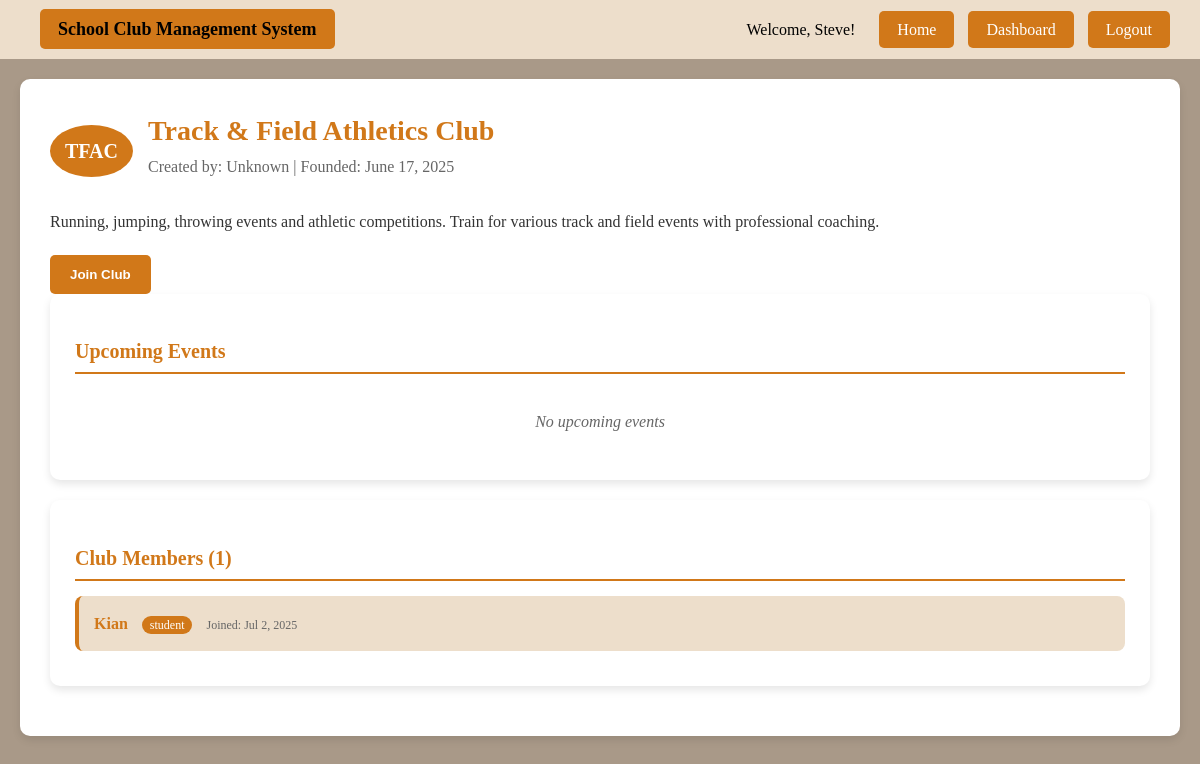
The page /club_details.php?id=15 (signed in) on the database as committed earlier.
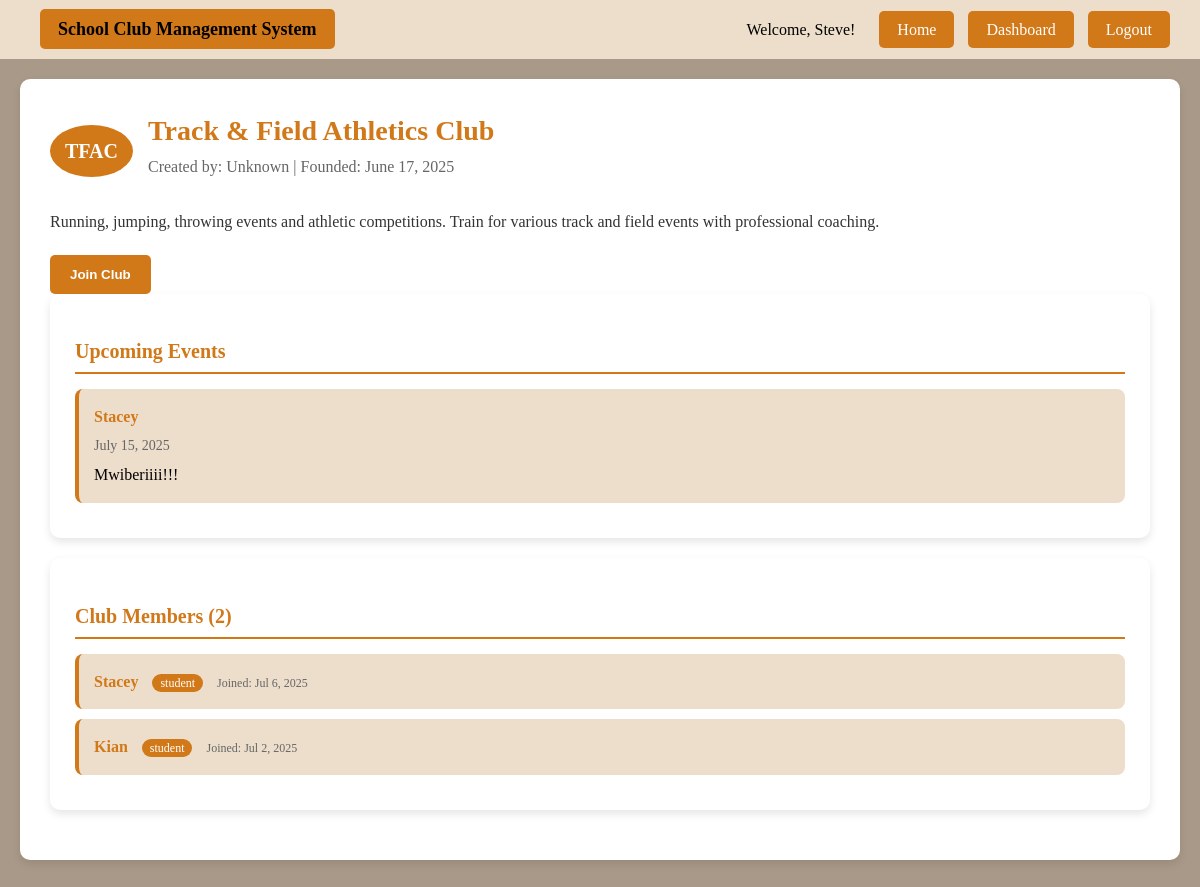
The same page on the database as committed later.
### tables this page shows
CREATE TABLE `memberships` (
  `id` int(11) NOT NULL,
  `user_id` int(11) NOT NULL,
  `club_id` int(11) NOT NULL,
  `status` enum('pending','approved','rejected') DEFAULT 'pending',
  `joined_at` timestamp NOT NULL DEFAULT current_timestamp()
);

CREATE TABLE `users` (
  `id` int(11) NOT NULL,
  `username` varchar(50) NOT NULL,
  `surname` varchar(100) DEFAULT NULL,
  `email` varchar(100) NOT NULL,
  `school_id` varchar(50) NOT NULL,
  `password` varchar(255) NOT NULL,
  `role` enum('student','club_manager','admin') DEFAULT 'student',
  `created_at` timestamp NOT NULL DEFAULT current_timestamp()
);

CREATE TABLE `events` (
  `id` int(11) NOT NULL,
  `club_id` int(11) NOT NULL,
  `title` varchar(150) NOT NULL,
  `description` text DEFAULT NULL,
  `event_date` date DEFAULT NULL,
  `created_at` timestamp NOT NULL DEFAULT current_timestamp()
);

### club_details.php (the view, shortened to what the changed rows need)
<?php
$conn = new mysqli("localhost", "root", "", "ics_project");
$club_id = isset($_GET['id']) ? intval($_GET['id']) : 0;
$club_stmt = $conn->prepare("SELECT c.*, u.username as creator_name FROM clubs c LEFT JOIN users u ON c.created_by = u.id WHERE c.id = ?");
$club_stmt->bind_param("i", $club_id);
$club_stmt->execute();
$club_result = $club_stmt->get_result();
$club = $club_result->fetch_assoc();
$events_stmt = $conn->prepare("SELECT * FROM events WHERE club_id = ? ORDER BY event_date DESC");
$events_stmt->bind_param("i", $club_id);
$events_stmt->execute();
$events_result = $events_stmt->get_result();
$members_stmt = $conn->prepare("SELECT u.username, u.role, m.joined_at FROM memberships m JOIN users u ON m.user_id = u.id WHERE m.club_id = ? ORDER BY m.joined_at DESC");
$members_stmt->bind_param("i", $club_id);
$members_stmt->execute();
$members_result = $members_stmt->get_result();
$user_id = isset($_SESSION['user_id']) ? $_SESSION['user_id'] : 0;
$is_club_patron = false;
if ($user_id > 0) {
    $patron_check = $conn->prepare("SELECT id FROM club_managers WHERE user_id = ? AND club_id = ? AND is_patron = 1");
    $patron_check->bind_param("ii", $user_id, $club_id);
    $patron_check->execute();
    $is_club_patron = $patron_check->get_result()->num_rows > 0;
}
?>
<!DOCTYPE html>
<html>
<head>
</head>
<body>
    <div class="container">
        <div class="club-header">
            <div class="club-title">
                <div>
                    <h1 class="club-name"><?php echo htmlspecialchars($club['name']); ?></h1>
                </div>
            </div>
        <div class="section">
            <h2 class="section-title">Upcoming Events</h2>
            <?php if ($events_result->num_rows > 0): ?>
                <?php while($event = $events_result->fetch_assoc()): ?>
                    <div class="event-item">
                        <div class="event-title"><?php echo htmlspecialchars($event['title']); ?></div>
                        <div class="event-date">
                            <?php echo $event['event_date'] ? date('F j, Y', strtotime($event['event_date'])) : 'Date TBD'; ?>
                        </div>
                        <div><?php echo htmlspecialchars($event['description']); ?></div>
                    </div>
                <?php endwhile; ?>
            <?php else: ?>
                <div class="no-content">No upcoming events</div>
            <?php endif; ?>
        </div>
       <?php if ($is_club_patron): ?>
    <div class="section">
        <h2 class="section-title">Club Members (<?php echo $members_result->num_rows; ?>)</h2>
        <?php if ($members_result->num_rows > 0): ?>
            <?php while($member = $members_result->fetch_assoc()): ?>
                <div class="member-item">
                    <span class="member-name"><?php echo htmlspecialchars($member['username']); ?></span>
                    <span class="member-role"><?php echo htmlspecialchars($member['role']); ?></span>
                    <span style="color: #666; font-size: 12px; margin-left: 10px;">
                        Joined: <?php echo date('M j, Y', strtotime($member['joined_at'])); ?>
                    </span>
                </div>
            <?php endwhile; ?>
        <?php else: ?>
            <div class="no-content">No members yet</div>
        <?php endif; ?>
    </div>
<?php endif; ?>
    </div>
</body>

Rows that differ between the two databases and show on the page:
added events: title "Stacey", event_date "July 15, 2025", description "Mwiberiiii!!!"
added memberships: user.username "Stacey", user.role "student", joined_at "Jul 6, 2025"
Other text that changed with them:
$members_result->num_rows: "1" → "2"
text no longer shown: "No upcoming events"
